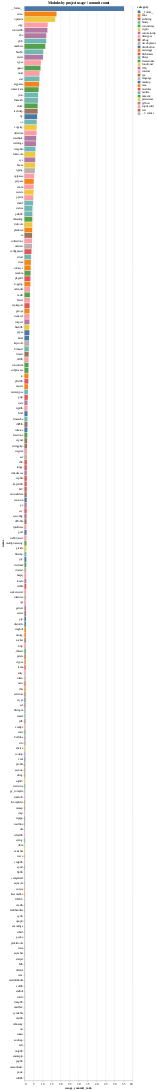

The cell this chart's notebook holds for it:
### Markdown cell above
## Modules sorted by project usage / commit count
What's a module's sunk cost worth* to the public*?

### Code cell
df["usage_commit_ratio"] = df["project_count"] / df["commit_count"]

import altair as alt

alt.Chart(df[df["usage_commit_ratio"] > 0]).mark_bar().encode(
    alt.Y("name:N", sort="-x"),
    alt.X("usage_commit_ratio:Q"),
    alt.Color("category"),
    tooltip=["name", "usage_commit_ratio"]
).properties(
    title="Modules by project usage / commit count"
)

### Figure 1 — Vega-Lite specification as saved in the notebook (floating-point values rounded to 4 significant figures; data arrays with more than 128 entries replaced by an {"elided": "..."} marker saying what was removed)
{"config": {"view": {"continuousWidth": 400, "continuousHeight": 300}}, "data": {"name": "data-60f850f88d7feae1dc2f685c6338ffae"}, "mark": "bar", "encoding": {"color": {"type": "nominal", "field": "category"}, "tooltip": [{"type": "nominal", "field": "name"}, {"type": "quantitative", "field": "usage_commit_ratio"}], "x": {"type": "quantitative", "field": "usage_commit_ratio"}, "y": {"type": "nominal", "field": "name", "sort": "-x"}}, "title": "Modules by project usage / commit count", "$schema": "https://vega.github.io/schema/vega-lite/v4.8.1.json", "datasets": {"data-60f850f88d7feae1dc2f685c6338ffae": {"elided": "199 records"}}}
